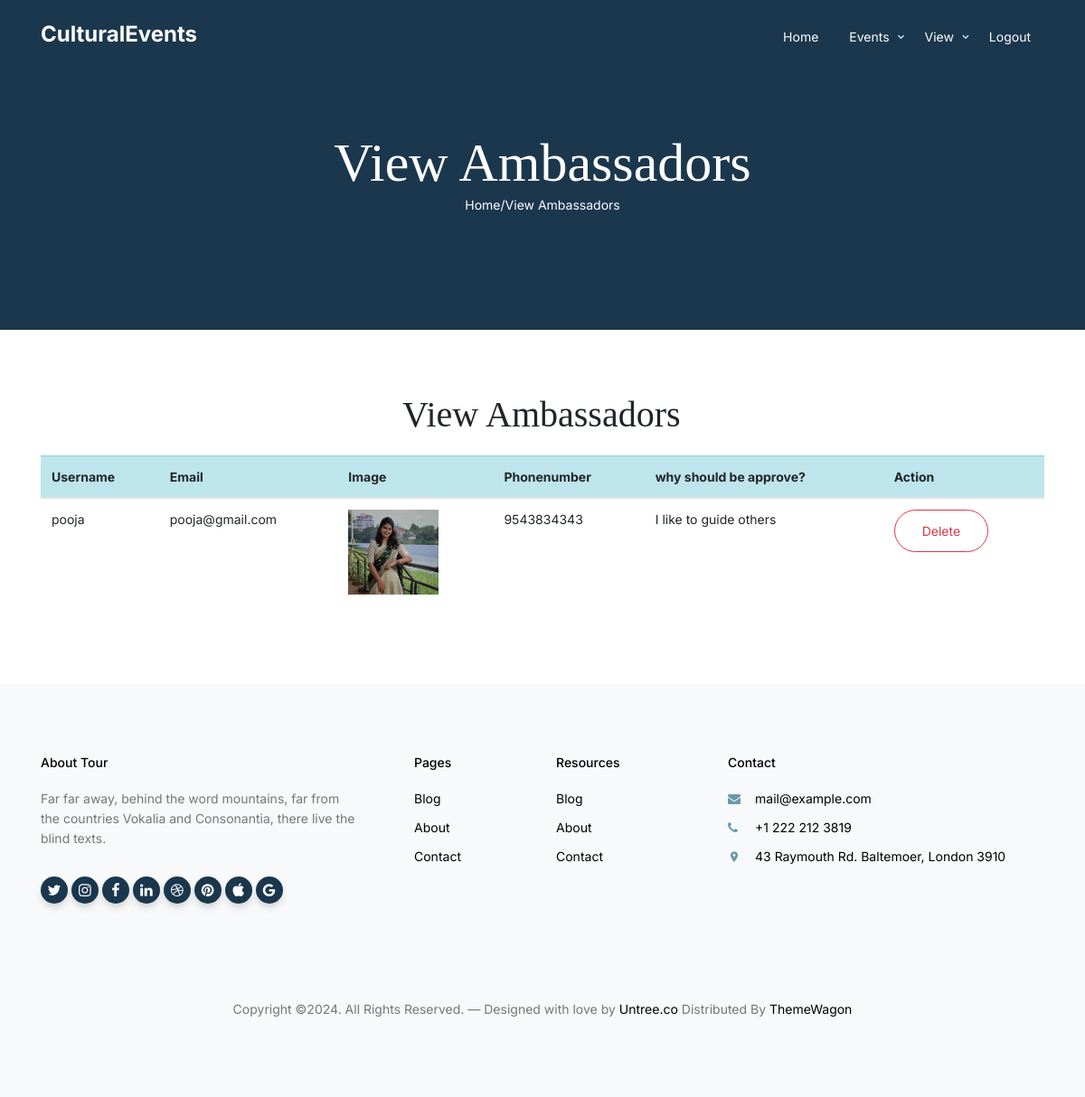
/viewambassador/, run on the app's committed database.
### app/models.py (models this page shows)
class Ambassador(models.Model):
    ambassador= models.ForeignKey(Login,on_delete=models.CASCADE,null=True)
    Username=models.CharField(max_length=20)
    Email=models.EmailField()
    Phonenumber=models.IntegerField()
    Password=models.CharField(max_length=20,null=True)
    Image=models.ImageField(upload_to="Image",null=True)
    Address=models.CharField(max_length=200,null=True)
    status=models.CharField(max_length=20,default='pending')

### app/views.py (the view)
# urls.py: path('viewambassador/',views.viewambassador),
def viewambassador(request):
    data=Ambassador.objects.all()
    return render(request,"Admin/viewambassador.html",{"data":data})

### templates/Admin/viewambassador.html (shortened to what this page needs)
{% extends 'Admin/common_ad.html' %}
{% load static %}
{% block content %}
  <div class="hero hero-inner">
    <div class="container">
      <div class="row align-items-center">
        <div class="col-lg-6 mx-auto text-center">
          <div class="intro-wrap">
            <h1 class="mb-0">View Ambassadors</h1>
            <p class="text-white"><a href="/adminhome" style="color: white;">Home</a>/View Ambassadors</p>
          </div>
        </div>
      </div>
    </div>
  </div>
  <div class="untree_co-section">
    <div class="container">
      <h1 class="mb-0" style="margin-left: 400px;">View Ambassadors</h1><br>
      <div class="row">
        <div class="col-lg-12 mb-5 mb-lg-0">
            <table class="table table-hover" cellspacing="2" cellpadding="2">
                <thread>
                  <tr class="table-info">
                      <th scope="col">Username</th>
                      <th scope="col">Email</th>
                      <th scope="col">Image</th>
                      <th scope="col">Phonenumber</th>
                      <th scope="col">why should be approve?</th>
                      <th colspan="3" scope="col">Action</th>
                  </tr>
                  {% for i in data %}
                </thread>
                <tbody>
                  <tr>
                      <td>{{i.Username}}</td>
                      <td>{{i.Email}}</td>
                      <td><img src="/static/media/{{i.Image}}" style="width: 100px;"></td>
                      <td>{{i.Phonenumber}}</td>
                      <td>{{i.Address}}</td>
                      {% if i.ambassador.is_active == 0 %}
                      <td><a href="/actionambassador?id={{i.ambassador.id}}&status=1" class="btn btn-success">Approve</a></td>
                      <td><a href="/rejectambassador?id={{i.id}}" class="btn btn-danger">Reject</a></td>
                      {% else %}
                      <td><a href="/deleteambassador?id={{i.id}}" class="btn btn-outline-danger">Delete</a></td>
                        {% endif %}
                  </tr>
                  {% endfor %}
                </tbody>
              </table>
        </div>
      </div>
    </div>
  </div>
  {% endblock %}

### static/css/style.css (style rules this page uses)
body { font-family: "Inter", sans-serif; line-height: 1.5; background: #ffffff; overflow-x: hidden; font-size: 14px; }
body:before { content: ""; position: fixed; top: 0; left: 0; z-index: 99; right: 0; bottom: 0; background: rgba(0, 0, 0, 0.2); opacity: 0; visibility: hidden; -webkit-transition: .3s all ease; -o-transition: .3s all ease; transition: .3s all ease; }
a { color: #1A374D; -webkit-transition: .3s all ease; -o-transition: .3s all ease; transition: .3s all ease; }
h1, .h1, h2, .h2, h3, .h3, h4, .h4 { font-family: "Source Serif Pro", serif; }
.btn { padding-top: 12px; padding-bottom: 12px; padding-left: 30px; padding-right: 30px; border-radius: 30px; font-size: 14px; }
.hero { padding: 7rem 0 10rem 0; background: #6998AB; margin-bottom: 100px; }
.hero.hero-inner { padding: 9rem 0 7rem 0; margin-bottom: auto; background: #1A374D; }
.hero h1 { color: #ffffff; font-size: 60px; }
.hero .intro-wrap { position: relative; z-index: 1; }
.untree_co-section { padding: 70px 0; }

### data on the page
Ambassador: Username "pooja", Email "pooja@gmail.com", Image (picture), Phonenumber "9543834343", Address "I like to guide others"
